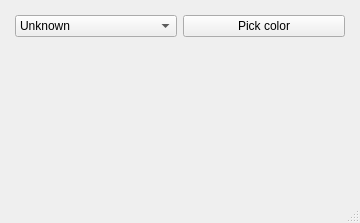
<?xml version="1.0" encoding="UTF-8"?>
<ui version="4.0">
 <class>MainWindow</class>
 <widget class="QMainWindow" name="MainWindow">
  <property name="geometry">
   <rect>
    <x>0</x>
    <y>0</y>
    <width>360</width>
    <height>223</height>
   </rect>
  </property>
  <property name="windowTitle">
   <string>MainWindow</string>
  </property>
  <widget class="QWidget" name="centralwidget">
   <layout class="QGridLayout" name="gridLayout">
    <property name="leftMargin">
     <number>15</number>
    </property>
    <property name="topMargin">
     <number>15</number>
    </property>
    <property name="rightMargin">
     <number>15</number>
    </property>
    <property name="bottomMargin">
     <number>15</number>
    </property>
    <item row="0" column="0">
     <widget class="QComboBox" name="status_combo">
      <item>
       <property name="text">
        <string>Unknown</string>
       </property>
      </item>
      <item>
       <property name="text">
        <string>On</string>
       </property>
      </item>
      <item>
       <property name="text">
        <string>Off</string>
       </property>
      </item>
      <item>
       <property name="text">
        <string>Warning</string>
       </property>
      </item>
      <item>
       <property name="text">
        <string>Error</string>
       </property>
      </item>
     </widget>
    </item>
    <item row="0" column="1">
     <widget class="QPushButton" name="pick_btn">
      <property name="text">
       <string>Pick color</string>
      </property>
     </widget>
    </item>
    <item row="1" column="1">
     <widget class="Led" name="color_led">
      <property name="toolTip">
       <string/>
      </property>
     </widget>
    </item>
    <item row="1" column="0">
     <widget class="Led" name="status_led">
      <property name="toolTip">
       <string/>
      </property>
     </widget>
    </item>
   </layout>
  </widget>
  <widget class="QMenuBar" name="menubar">
   <property name="geometry">
    <rect>
     <x>0</x>
     <y>0</y>
     <width>360</width>
     <height>22</height>
    </rect>
   </property>
  </widget>
  <widget class="QStatusBar" name="statusbar"/>
 </widget>
 <customwidgets>
  <customwidget>
   <class>Led</class>
   <extends>QWidget</extends>
   <header>accwidgets.led</header>
  </customwidget>
 </customwidgets>
 <resources/>
 <connections>
  <connection>
   <sender>status_combo</sender>
   <signal>activated(int)</signal>
   <receiver>status_led</receiver>
   <slot>setStatus(int)</slot>
   <hints>
    <hint type="sourcelabel">
     <x>61</x>
     <y>45</y>
    </hint>
    <hint type="destinationlabel">
     <x>74</x>
     <y>89</y>
    </hint>
   </hints>
  </connection>
 </connections>
</ui>
